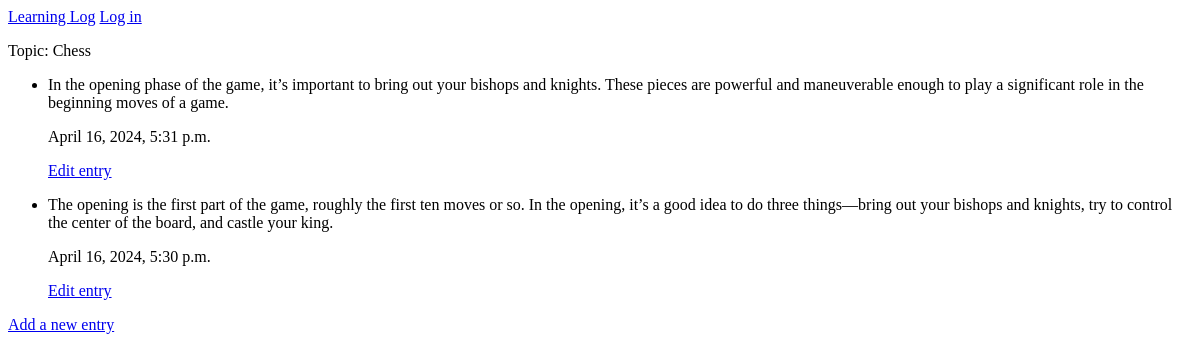
The page /topics/1 on the database as committed earlier.
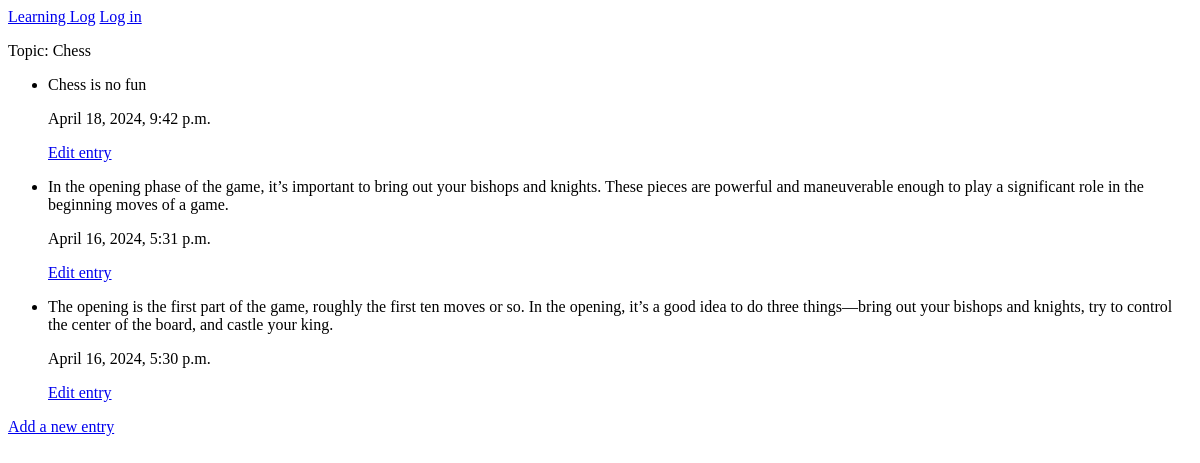
The same page on the database as committed later.
### MainApp/models.py (models this page shows, shortened)
class Entry(models.Model):
    topic = models.ForeignKey(Topic, on_delete=models.CASCADE) #here topic isn't just an attr (topic id) but an obj that contains the id (bcos of the FK)
    text = models.TextField()                               #empty bracket means required field
    date_added = models.DateTimeField(auto_now_add=True)
    class Meta:
        verbose_name_plural = 'entries'

### MainApp/views.py (the view)
# urls.py: path('topics/<int:topic_id>', views.topic, name = 'topic'),  # the name given to the topic_id here must be consistent with the func parameters in views
def topic(request, topic_id):
    topic = Topic.objects.get(id=topic_id)
    entries = Entry.objects.filter(topic=topic).order_by('-date_added') #here the orange topic is an obj (from the models file), so obj must be compared with obj hence why the white isn't topic_id but called from the main Obj itself Topic. Remember that both are referring to the topic id regardless of them being an obj
    context = {'topic': topic, 'entries': entries}
    return render(request, 'MainApp/topic.html', context)

### MainApp/models.py (called while the page is built)
    def __str__(self):          #what users see on their screen
        return self.text

### MainApp/templates/mainapp/topic.html
{% extends "MainApp/base.html" %}
{% block content %}
<p>Topic: {{topic}}</p>
<ul>
    {% for entry in entries %}
    <li>
        <p>{{entry.text|linebreaks}} </p>
        <p>{{entry.date_added}}</p>
        <p>
            <a href="{% url 'MainApp:edit_entry' entry.id %}">Edit entry</a>
        </p>
    </li>
    {% empty %}
    <li> There are no entries for this topic yet.</li>
    {% endfor %}
</ul>
<p>
    <a href="{% url 'MainApp:new_entry' topic.id %}">Add a new entry</a>
</p>
{% endblock content %}

Rows that differ between the two databases and show on the page:
added Entry: text "Chess is no fun", date_added "April 18, 2024, 9:42 p.m."
